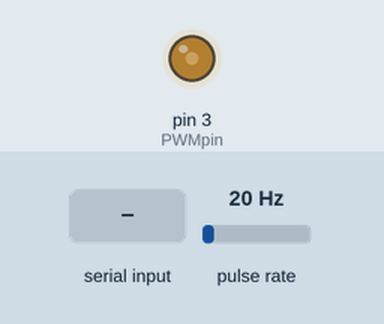
A sketch run on a simulated Arduino Uno, built with avr-gcc and run on an emulated ATmega328P. Shown: output pins drawn as LEDs (lit = HIGH). Wiring (inferred from the names in the program): pulse sensor: data pin 2. The inputs (shaded band) are chosen by the test bench; at power-on: pulse rate 20 Hz. What the sketch prints to the serial monitor is not drawn.

Above: at 1.2 s.
1.3 s: "90,45\n" received over Serial
At 2.5 s:
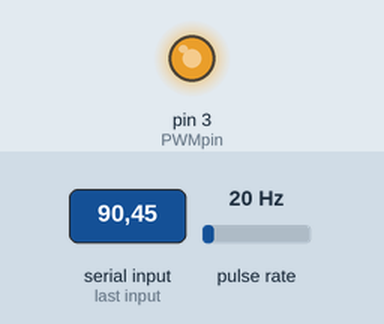
2.8 s: "30,150\n" received over Serial
At 3.8 s:
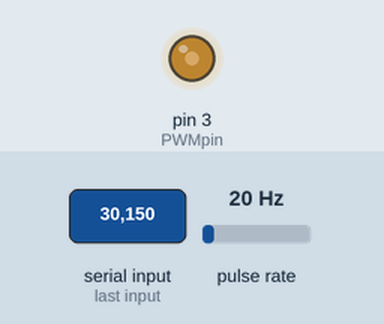
4.3 s: "5\n" received over Serial
At 4.9 s:
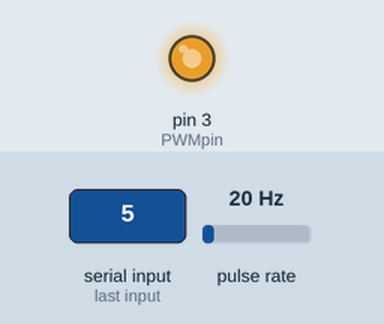
5.8 s: "90\n" received over Serial
At 7.3 s:
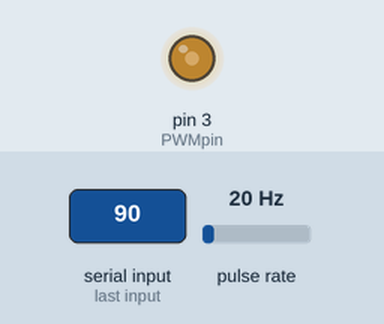
Timing chart, 0 to 8.3 s (numbered marks = the images above; inputs shaded):
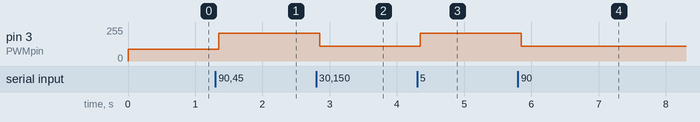

Measured:
- after the input at 1.3 s, pin 3 (PWMpin): 90/255 → 208/255 after 0.05 s
- after the input at 2.8 s, pin 3 (PWMpin): 208/255 → 110/255 after 0.05 s
- after the input at 4.3 s, pin 3 (PWMpin): 110/255 → 208/255 after 0.05 s
- after the input at 5.8 s, pin 3 (PWMpin): 208/255 → 110/255 after 0.05 s

The sketch:

pump_control.ino
```cpp
// Fan Pinout
int fanSens = 2; // Fan sens (tach) wire connected to digital_2 port
int PWMpin  = 3; // Fan PWM wire connected to digital_3 port

// Temperature Pinout
// int tempPin = A5; // Middle pin of LM35 connected to analog_A1 port

// Internal variables
unsigned long pulseDuration;
char incomingByte;
unsigned int integerValue = 0;

void setup() {
  analogWrite(PWMpin, 90);
  Serial.println("starting...");
  pinMode(fanSens, INPUT);
  Serial.begin(9600);
}

//---------------------- Show & Control RPM -----------------------------//
void showRPM() {
  pulseDuration = pulseIn(fanSens, LOW);
  double frequency = 1000000 / pulseDuration / 2 * 60 / 2;
  Serial.println(frequency);
}

void setRPM(int analogValue) {
  if (analogValue > 100 && analogValue < 256) {
    analogWrite(PWMpin, analogValue);
  }
}

//--------------------- Compute RPM from Serial Input ------------------//

int getAnalogMap(int digit) {
  int writeMap[10] = {110,128,146,164,190,208,226,237,242,255};
  return writeMap[digit];
}

int computeInput(int input) {
  int analogVal = getAnalogMap(input);
  setRPM(analogVal);
}

//--------------------- Main Loop --------------------------------------//

void loop() {
   while (Serial.available() > 0) {
    incomingByte = Serial.read()- '0'; // read the incoming byte:
    computeInput(incomingByte);
  }
  showRPM();
}
```
